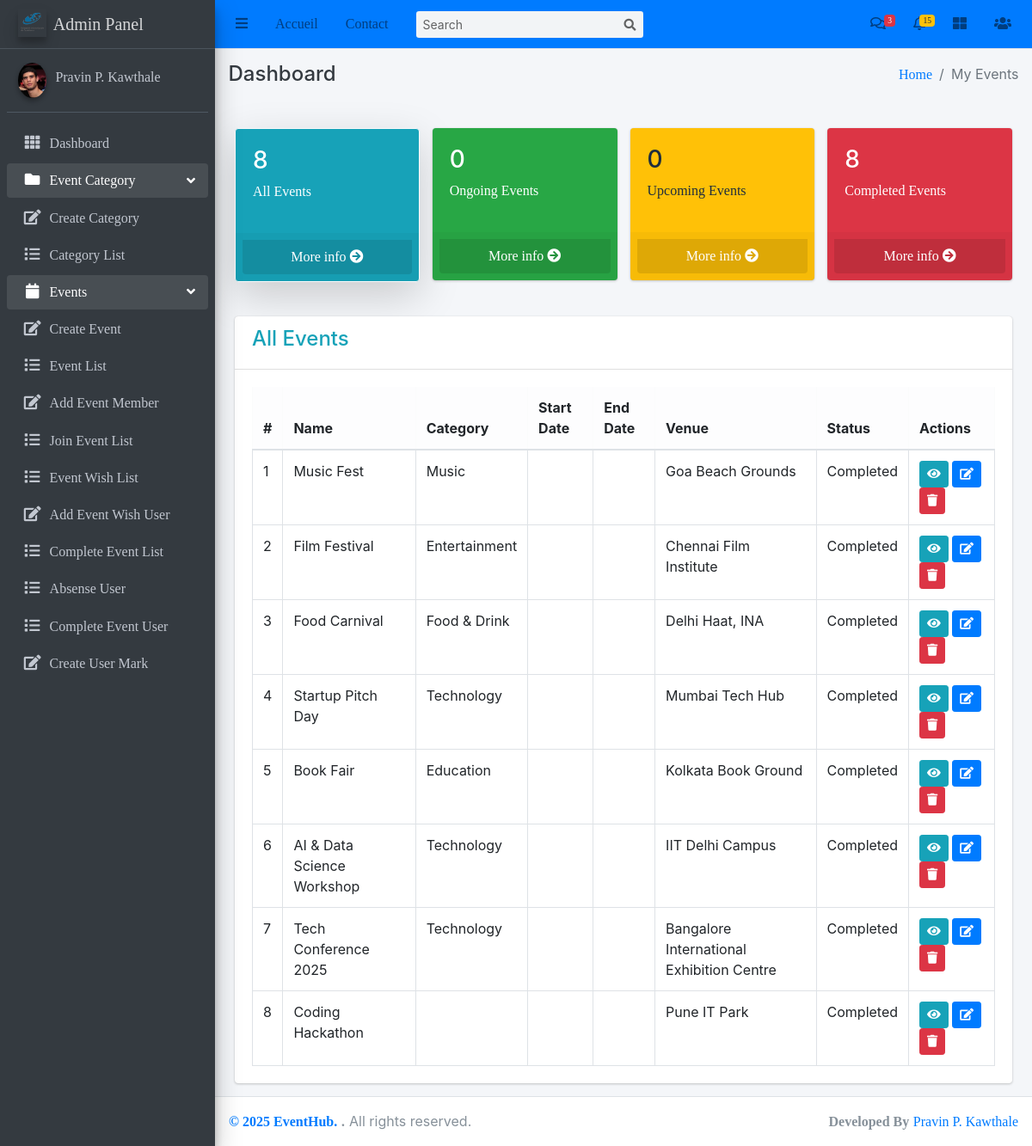
Screenshot of /Events/my-events/ (signed in) with the database file from the repository.
### Event/models.py (models this page shows, shortened)
class Event(models.Model):
    title = models.CharField(max_length=100)
    description = models.TextField()
    category = models.ForeignKey(Category, on_delete=models.SET_NULL, null=True, related_name="events")
    date = models.DateTimeField()
    location = models.CharField(max_length=300)
    start_time = models.TimeField()
    end_time = models.TimeField()
    created_at = models.DateTimeField(auto_now_add=True)
    updated_at = models.DateTimeField(auto_now=True)
    organizer = models.ForeignKey(User, on_delete=models.CASCADE, related_name='events_created')
    participants = models.ManyToManyField(User, related_name='events_participated', blank=True)
    image = models.ImageField(upload_to="event_images/", default="event_images/default.png")
    comments_enabled=models.BooleanField(default=True)
    @property
    def get_status(self):
        now = timezone.now()
        event_start_datetime = self.date
        if now > event_start_datetime:
            return "Completed"
        if now < event_start_datetime:
            return "Upcoming"
        return "Ongoing"
    class Meta:
        ordering = ['-start_time']

class Category(models.Model):
    name = models.CharField(max_length=100, unique=True)
    description = models.TextField(blank=True)
    slug = models.SlugField(unique=True, blank=True)
    favicon = models.ImageField(upload_to='category_favicons/', null=True, blank=True)

### Event/views.py (the view)
# urls.py: path('my-events/', views.MyEvents.as_view(), name='my_events'),
class MyEvents(LoginRequiredMixin, ListView):
    model = Event
    template_name = 'Event/MyEvents.html'
    context_object_name = 'events'
    def get_queryset(self):
        status_filter = self.request.GET.get('status', 'all').lower()
        now = timezone.now()
        qs = Event.objects.filter(organizer=self.request.user)
        qs = qs.annotate(
            status=Case(
                When(date__lt=now, then=Value('completed')),
                When(date__gt=now, then=Value('upcoming')),
                default=Value('ongoing'),
                output_field=CharField()
            )
        )
        if status_filter in ['completed', 'ongoing', 'upcoming']:
            qs = qs.filter(status=status_filter)
        return qs.order_by('-start_time')
    def get_context_data(self, **kwargs):
        context = super().get_context_data(**kwargs)
        now = timezone.now()
        user_events = Event.objects.filter(organizer=self.request.user)
        context['current_status'] = self.request.GET.get('status', 'all')
        context['total_events'] = user_events.count()
        context['completed_events_count'] = user_events.filter(date__lt=now).count()
        context['ongoing_events_count'] = user_events.filter(date=now.date()).count()
        context['upcoming_events_count'] = user_events.filter(date__gt=now).count()
        return context

### templates/Event/MyEvents.html (shortened to what this page needs)
{% extends 'base/base.html' %}
{% block breadcrumb %}My Events{% endblock breadcrumb %}
{% block content %}
<div class="container-fluid mt-4">
    <div class="row g-3 mb-4">
        <div class="col-md-3">
            <div class="card text-white bg-info
                {% if current_status == 'all' or not current_status %}
                    shadow-lg border border-5 border-light
                {% endif %}">
                <div class="card-body">
                    <h3>{{ total_events }}</h3>
                    <p>All Events</p>
                </div>
                <div class="card-footer p-2">
                    <a href="{% url 'my_events' %}"
                       class="small-box-footer text-white d-block text-center"
                       style="background: rgba(0,0,0,0.1); padding: 8px 0; border-radius: 0 0 .25rem .25rem;">
                        More info <i class="fas fa-arrow-circle-right"></i>
                    </a>
                </div>
            </div>
        </div>
        <div class="col-md-3">
            <div class="card text-white bg-success
                ">
                <div class="card-body">
                    <h3>{{ ongoing_events_count }}</h3>
                    <p>Ongoing Events</p>
                </div>
                <div class="card-footer p-2">
                    <a href="{% url 'my_events' %}?status=Ongoing"
                       class="small-box-footer text-white d-block text-center"
                       style="background: rgba(0,0,0,0.1); padding: 8px 0; border-radius: 0 0 .25rem .25rem;">
                        More info <i class="fas fa-arrow-circle-right"></i>
                    </a>
                </div>
            </div>
        </div>
        <div class="col-md-3">
            <div class="card text-white bg-warning
                ">
                <div class="card-body">
                    <h3>{{ upcoming_events_count }}</h3>
                    <p>Upcoming Events</p>
                </div>
                <div class="card-footer p-2">
                    <a href="{% url 'my_events' %}?status=Upcoming"
                       class="small-box-footer text-white d-block text-center"
                       style="background: rgba(0,0,0,0.1); padding: 8px 0; border-radius: 0 0 .25rem .25rem;">
                        More info <i class="fas fa-arrow-circle-right"></i>
                    </a>
                </div>
            </div>
        </div>
        <div class="col-md-3">
            <div class="card text-white bg-danger
                ">
                <div class="card-body">
                    <h3>{{ completed_events_count }}</h3>
                    <p>Completed Events</p>
                </div>
                <div class="card-footer p-2">
                    <a href="{% url 'my_events' %}?status=Completed"
                       class="small-box-footer text-white d-block text-center"
                       style="background: rgba(0,0,0,0.1); padding: 8px 0; border-radius: 0 0 .25rem .25rem;">
                        More info <i class="fas fa-arrow-circle-right"></i>
                    </a>
                </div>
            </div>
        </div>
    </div>
    <div class="card">
        <div class="card-header">
            <h4>
                {% if current_status == 'ongoing' %}
                    <span class="text-success">Ongoing Events</span>
                {% elif current_status == 'upcoming' %}
                    <span class="text-warning">Upcoming Events</span>
                {% elif current_status == 'completed' %}
                    <span class="text-danger">Completed Events</span>
                {% else %}
                    <span class="text-info">All Events</span>
                {% endif %}
            </h4>
        </div>
        <div class="card-body table-responsive">
            <table class="table table-bordered table-hover">
                <thead class="table-light">
                    <tr>
                        <th>#</th>
                        <th>Name</th>
                        <th>Category</th>
                        <th>Start Date</th>
                        <th>End Date</th>
                        <th>Venue</th>
                        <th>Status</th>
                        <th>Actions</th>
                    </tr>
                </thead>
                <tbody>
                    {% for event in events %}
                    <tr>
                        <td>{{ forloop.counter }}</td>
                        <td>{{ event.title }}</td>
                        <td>{{ event.category.name }}</td>
                        <td>{{ event.start_time|date:"M d, Y" }}</td>
                        <td>{{ event.end_time|date:"M d, Y" }}</td>
                        <td>{{ event.location }}</td>
                        <td>{{event.get_status}}</td>
                        <td>
                            <a href="#" class="btn btn-info btn-sm" title="View"><i class="fas fa-eye"></i></a>
                            <a href="#" class="btn btn-primary btn-sm" title="Edit"><i class="fas fa-edit"></i></a>
                            <a href="#" class="btn btn-danger btn-sm" title="Delete" onclick="return confirm('Are you sure?');"><i class="fas fa-trash"></i></a>
                        </td>
                    </tr>
                    {% empty %}
                    <tr>
                        <td colspan="8" class="text-center">No events found.</td>
                    </tr>
                    {% endfor %}
                </tbody>
            </table>
        </div>
    </div>
</div>
{% endblock content %}

### rows the page displays
Event: title "Music Fest", category.name "Music", location "Goa Beach Grounds", get_status "Completed"
Event: title "Film Festival", category.name "Entertainment", location "Chennai Film Institute", get_status "Completed"
Event: title "Food Carnival", category.name "Food & Drink", location "Delhi Haat, INA", get_status "Completed"
Event: title "Startup Pitch Day", category.name "Technology", location "Mumbai Tech Hub", get_status "Completed"
Event: title "Book Fair", category.name "Education", location "Kolkata Book Ground", get_status "Completed"
Event: title "AI & Data Science Workshop", category.name "Technology", location "IIT Delhi Campus", get_status "Completed"
Event: title "Tech Conference 2025", category.name "Technology", location "Bangalore International Exhibition Centre", get_status "Completed"
Event: title "Coding Hackathon", location "Pune IT Park", get_status "Completed"

### other values shown
{{ total_events }} "8"
{{ ongoing_events_count }} "0"
{{ upcoming_events_count }} "0"
{{ completed_events_count }} "8"
